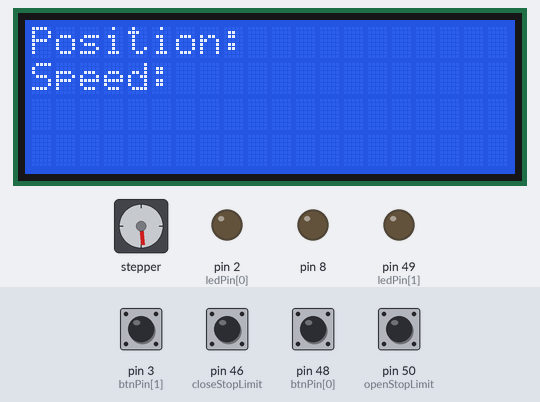
A sketch run on a simulated Arduino Mega 2560, built with avr-gcc and run on an emulated ATmega2560. On the bench: 20×4 character LCD, stepper motor, output pins drawn as LEDs (lit = HIGH). The test bench sets the inputs (shaded band); at power-on: pin 3 (btnPin[1]), pin 46 (closeStopLimit), pin 48 (btnPin[0]), pin 50 (openStopLimit) HIGH. Stepper angles assume 200 steps per turn; what the sketch prints to the serial monitor is not drawn.

Above: at 1.2 s.
1.3 s: pin 46 (closeStopLimit) pulled LOW for 3.2 s
5.1 s: pin 50 (openStopLimit) pulled LOW for 0.15 s
6.7 s: pin 3 (btnPin[1]) pulled LOW for 0.15 s
At 6.9 s:
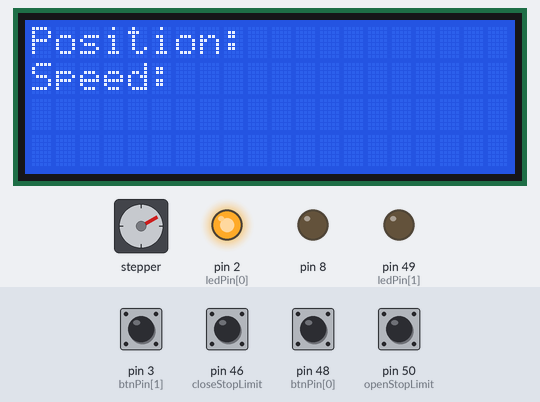
7.4 s: pin 48 (btnPin[0]) pulled LOW for 0.15 s
At 7.8 s:
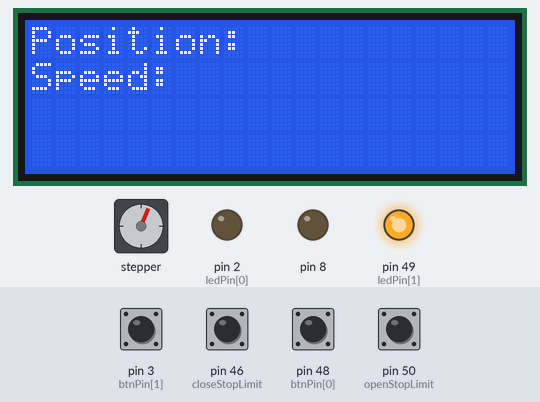
8.1 s: pin 3 (btnPin[1]) pulled LOW for 1 s
At 8.41 s:
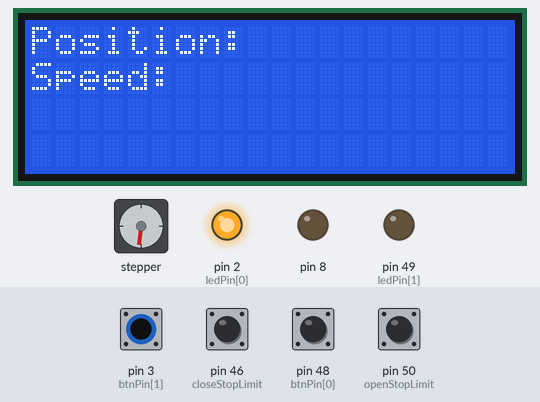
9.7 s: pin 48 (btnPin[0]) pulled LOW for 1 s
At 13.5 s:
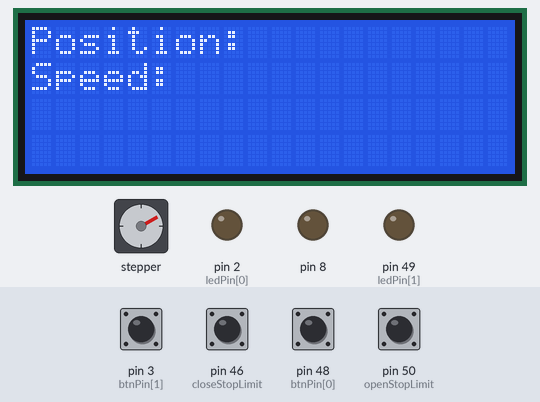
Timing chart, 0 to 14.0 s (numbered marks = the images above; inputs shaded):
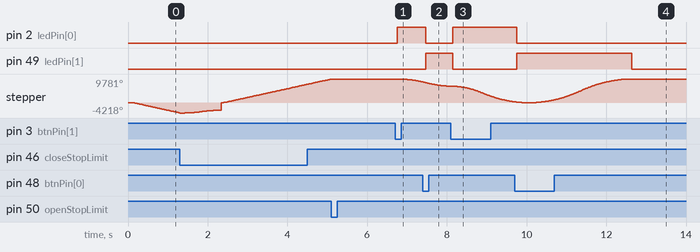

Measured:
- after the input at 6.7 s, pin 2 (ledPin[0]): LOW → HIGH after 0.05 s; stepper: turns 1194° counter-clockwise in 0.61 s, starting after 0.07 s
- after the input at 7.4 s, pin 2 (ledPin[0]): HIGH → LOW after 0.07 s; pin 49 (ledPin[1]): LOW → HIGH after 0.07 s
- after the input at 8.1 s, pin 2 (ledPin[0]): LOW → HIGH after 0.05 s; pin 49 (ledPin[1]): HIGH → LOW after 0.05 s instead of 1.5 s
- after the input at 9.7 s, pin 2 (ledPin[0]): HIGH → LOW after 0.05 s instead of 0.35 s; pin 49 (ledPin[1]): LOW → HIGH after 0.05 s, → LOW 2.9 s later

The sketch:

Stepper_Fast_v7.ino
```cpp
#include <FastAccelStepper.h>
#include <LiquidCrystal_I2C.h>
// microsteps=3200 off off on on
#define numLED 2
#define numBTN 2

// ===============================
// MOTOR PINS
// ===============================
const int stepPin = 6;
const int dirPin  = 7;

// ===============================
// LIMIT SWITCHES
// ===============================
const int openStopLimit  = 50;
const int closeStopLimit = 46;

// ===============================
// BUTTONS / LEDS
// ===============================
int btnPin[numBTN] = {48, 3};
int ledPin[numLED] = {2, 49};

// ===============================
// DEBOUNCE
// ===============================
int buttonState[numBTN] = {HIGH, HIGH};
int lastButtonState[numBTN] = {HIGH, HIGH};
unsigned long lastDebounceTime[numBTN] = {0, 0};
const unsigned long debounceDelay = 50;

// ===============================
// LCD
// ===============================
LiquidCrystal_I2C lcd(0x27, 20, 4);

// ===============================
// STEPPER
// ===============================
FastAccelStepperEngine engine;
FastAccelStepper *stepper = NULL;

// ===============================
// MOTION SETTINGS
// ===============================
int32_t maxSpeed = 5000;
int32_t accel    = 3200;

const int32_t CAL_SPEED = 2000;
const int32_t HOMING_SLOW_SPEED = 600;
const int HOMING_BACKOFF_STEPS = 600;

// ===============================
// STATE
// ===============================
bool calibrating = true;
int calStage = 0;
bool motionArmed = false;
bool moving = false;

int32_t fullTravelSteps = 0;

// ===============================
// SETUP
// ===============================
void setup() {

  Serial.begin(9600);

  lcd.init();
  lcd.backlight();
  lcd.setCursor(0,0);
  lcd.print("Position:");
  lcd.setCursor(0,1);
  lcd.print("Speed:");

  pinMode(openStopLimit, INPUT_PULLUP);
  pinMode(closeStopLimit, INPUT_PULLUP);

  for (int i = 0; i < numBTN; i++) {
    pinMode(btnPin[i], INPUT_PULLUP);
  }

  for (int i = 0; i < numLED; i++) {
    pinMode(ledPin[i], OUTPUT);
    digitalWrite(ledPin[i], LOW);
  }

  // Manual enable
  pinMode(8, OUTPUT);
  digitalWrite(8, LOW);

  // Stepper init
  engine.init();
  stepper = engine.stepperConnectToPin(stepPin);

  if (!stepper) {
    Serial.println("STEPPER INIT FAILED");
    while (1);
  }

  stepper->setDirectionPin(dirPin);
  stepper->setAutoEnable(false);

  stepper->setSpeedInHz(maxSpeed);
  stepper->setAcceleration(accel);

  Serial.println("SYSTEM READY - STARTING CALIBRATION");
}

// ===============================
// DEBOUNCE
// ===============================
void debounce() {

  for (int n = 0; n < numBTN; n++) {

    int reading = digitalRead(btnPin[n]);

    if (reading != lastButtonState[n]) {
      lastDebounceTime[n] = millis();
    }

    if ((millis() - lastDebounceTime[n]) > debounceDelay) {
      buttonState[n] = reading;
    }

    lastButtonState[n] = reading;
  }
}

// ===============================
// CALIBRATION
// ===============================
void handleCalibration() {

  if (!calibrating) return;

  // ---- CLOSE ----
  if (calStage == 0) {

    stepper->setSpeedInHz(CAL_SPEED);
    stepper->runBackward();

    if (digitalRead(closeStopLimit) == LOW) {

      stepper->forceStop();
      delay(100);

      stepper->move(HOMING_BACKOFF_STEPS);
      while (stepper->isRunning());

      delay(100);

      stepper->setSpeedInHz(HOMING_SLOW_SPEED);
      stepper->runBackward();

      while (digitalRead(closeStopLimit) == HIGH);

      stepper->forceStop();
      stepper->setCurrentPosition(0);

      calStage = 1;
      Serial.println("CLOSE HOME SET");
    }
  }

  // ---- OPEN ----
  else if (calStage == 1) {

    stepper->setSpeedInHz(CAL_SPEED);
    stepper->runForward();

    // 🔹 LIVE STEP PRINT
    static unsigned long lastPrint = 0;
    if (millis() - lastPrint > 100) {
      lastPrint = millis();
      Serial.print("Cal Pos: ");
      Serial.println(stepper->getCurrentPosition());
    }

    if (digitalRead(openStopLimit) == LOW) {

      stepper->forceStop();

      fullTravelSteps = stepper->getCurrentPosition();

      Serial.println("=== CALIBRATION COMPLETE ===");
      Serial.print("Full travel steps: ");
      Serial.println(fullTravelSteps);
      Serial.println("============================");

      stepper->setSpeedInHz(maxSpeed);
      stepper->setAcceleration(accel);

      calibrating = false;
      motionArmed = true;
    }
  }
}

// ===============================
// BUTTONS
// ===============================
void handleButtons() {

  if (!motionArmed) return;

  if (buttonState[0] == LOW) {
    stepper->moveTo(fullTravelSteps);
    moving = true;

    digitalWrite(ledPin[1], HIGH);
    digitalWrite(ledPin[0], LOW);
  }

  if (buttonState[1] == LOW) {
    stepper->moveTo(0);
    moving = true;

    digitalWrite(ledPin[0], HIGH);
    digitalWrite(ledPin[1], LOW);
  }
}

// ===============================
// STATE
// ===============================
void updateMotionState() {

  if (moving && !stepper->isRunning()) {
    moving = false;

    digitalWrite(ledPin[0], LOW);
    digitalWrite(ledPin[1], LOW);
  }
}

// ===============================
// LOOP
// ===============================
void loop() {

  debounce();

  if (calibrating) {
    handleCalibration();
    return;
  }

  handleButtons();
  updateMotionState();
}
```
